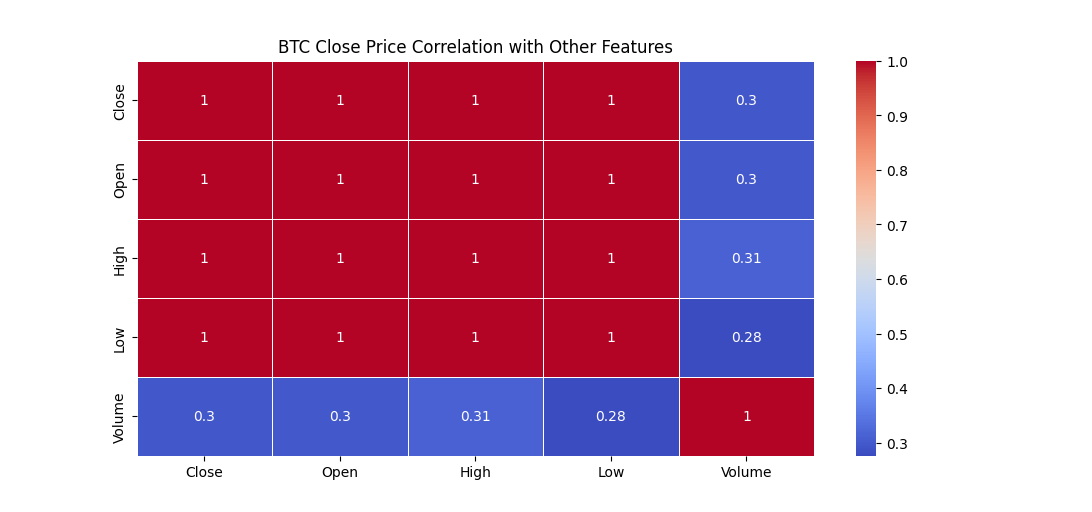

This figure's Python source:
import pandas as pd
import seaborn as sns
import matplotlib.pyplot as plt

btc_data = pd.read_csv('BTC_USD_historical_data.csv', parse_dates=['Date'], index_col='Date')

correlation_matrix = btc_data[['Close', 'Open', 'High', 'Low', 'Volume']].corr()

plt.figure(figsize=(7, 5))
sns.heatmap(correlation_matrix, annot=True, cmap='coolwarm', linewidths=0.5)
plt.title('BTC Close Price Correlation with Other Features')
plt.show()
